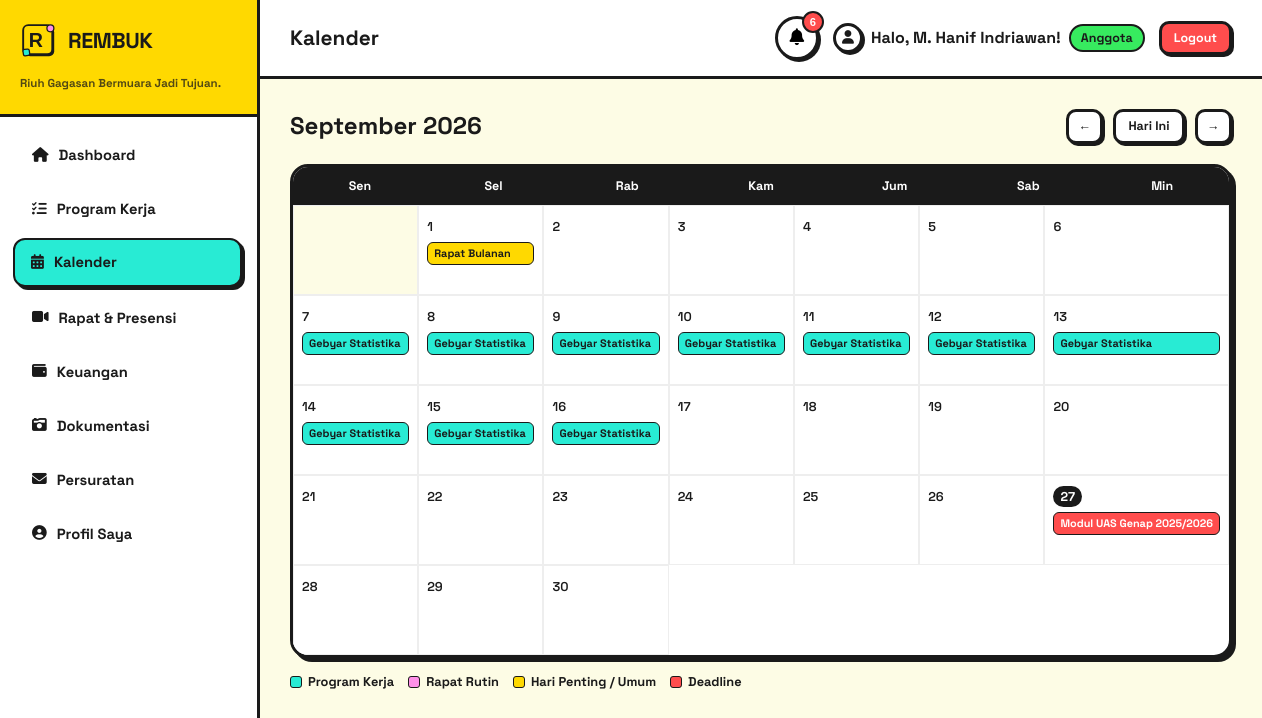
The app's page /kalender/index.php (signed in) with its own data.
### tables this page shows
CREATE TABLE `agenda` (
  `id` int(11) NOT NULL,
  `judul` varchar(200) NOT NULL,
  `deskripsi` text DEFAULT NULL,
  `tanggal` date NOT NULL,
  `kategori` enum('umum','penting','deadline') DEFAULT 'umum',
  `divisi_id` int(11) DEFAULT NULL,
  `created_by` int(11) DEFAULT NULL,
  `created_at` timestamp NOT NULL DEFAULT current_timestamp()
);

CREATE TABLE `proker` (
  `id` int(11) NOT NULL,
  `nama_proker` varchar(200) NOT NULL,
  `divisi_id` int(11) NOT NULL,
  `deskripsi` text DEFAULT NULL,
  `tanggal_pelaksanaan` date NOT NULL,
  `tanggal_selesai` date DEFAULT NULL,
  `status` enum('To-do','In Progress','Done') DEFAULT 'To-do',
  `progress_persen` int(11) DEFAULT 0,
  `created_by` int(11) DEFAULT NULL,
  `created_at` timestamp NOT NULL DEFAULT current_timestamp()
);

### includes/notifications.php (called while the page is built, shortened)
<?php
function getNotifications(PDO $pdo): array {
    $items = [];
    try {
        $stmt = $pdo->query(
            "SELECT id, nama_proker, tanggal_pelaksanaan, tanggal_selesai,
                    LEAST(
                        DATEDIFF(COALESCE(tanggal_selesai, tanggal_pelaksanaan), CURDATE()),
                        DATEDIFF(tanggal_pelaksanaan, CURDATE())
                    ) AS sisa_hari
             FROM proker
             WHERE status != 'Done'
               AND (tanggal_pelaksanaan BETWEEN CURDATE() AND DATE_ADD(CURDATE(), INTERVAL 7 DAY)
                    OR tanggal_selesai BETWEEN CURDATE() AND DATE_ADD(CURDATE(), INTERVAL 7 DAY)
                    OR (COALESCE(tanggal_selesai, tanggal_pelaksanaan) < CURDATE()))
             ORDER BY (COALESCE(tanggal_selesai, tanggal_pelaksanaan) < CURDATE()) ASC,
                      ABS(DATEDIFF(COALESCE(tanggal_selesai, tanggal_pelaksanaan), CURDATE())) ASC
             LIMIT 5"
        );
        $deadlines = $stmt ? $stmt->fetchAll() : [];
        foreach ($deadlines as $d) {
            $tglAcuan = $d['tanggal_selesai'] ?? $d['tanggal_pelaksanaan'];
            $sisa = (int) round((strtotime($tglAcuan) - strtotime(date('Y-m-d'))) / 86400);
            $label = $sisa < 0 ? 'Terlewat ' . abs($sisa) . ' hari' : ($sisa === 0 ? 'Hari ini' : 'H-' . $sisa);
            $items[] = [
                'icon' => 'fa-flag-checkered',
                'title' => 'Deadline ' . $label . ': ' . $d['nama_proker'],
                'desc' => tanggalIndo($tglAcuan, true, true),
                'url' => BASE_URL . '/proker/detail.php?id=' . $d['id'],
                'tone' => $sisa < 0 ? 'red' : 'yellow',
            ];
        }
    } catch (Throwable $e) {  }
    try {
        $stmt = $pdo->query(
            "SELECT id, judul, tanggal FROM agenda
             WHERE kategori = 'deadline' AND tanggal BETWEEN CURDATE() AND DATE_ADD(CURDATE(), INTERVAL 7 DAY)
             ORDER BY tanggal ASC LIMIT 3"
        );
        $agendas = $stmt ? $stmt->fetchAll() : [];
        foreach ($agendas as $a) {
            $sisa = (int) round((strtotime($a['tanggal']) - strtotime(date('Y-m-d'))) / 86400);
            $items[] = [
                'icon' => 'fa-calendar-xmark',
                'title' => 'Agenda deadline H-' . $sisa . ': ' . $a['judul'],
                'desc' => tanggalIndo($a['tanggal'], true, true),
                'url' => BASE_URL . '/kalender/index.php?tanggal=' . $a['tanggal'],
                'tone' => 'cyan',
            ];
        }
    } catch (Throwable $e) {  }
    return ['total' => count($items), 'items' => $items];
}

### kalender/index.php (the view, shortened to what this page needs)
<?php
require_once '../includes/init.php';
$bulan = (int) ($_GET['bulan'] ?? date('n'));
$tahun = (int) ($_GET['tahun'] ?? date('Y'));
$awalBulan = "$tahun-" . str_pad($bulan, 2, '0', STR_PAD_LEFT) . "-01";
$akhirBulan = date('Y-m-t', strtotime($awalBulan));
$isBPH = $_SESSION['role'] === 'BPH';
$divisiUser = $_SESSION['divisi_id'];
$sqlProker = "SELECT p.id, p.nama_proker AS judul, p.tanggal_pelaksanaan, p.tanggal_selesai, d.nama_divisi
              FROM proker p JOIN divisi d ON d.id = p.divisi_id
              WHERE (p.tanggal_pelaksanaan <= ? AND (p.tanggal_selesai IS NULL OR p.tanggal_selesai >= ?) OR (p.tanggal_selesai IS NULL AND p.tanggal_pelaksanaan BETWEEN ? AND ?))";
$paramsProker = [$akhirBulan, $awalBulan, $awalBulan, $akhirBulan];
$stmtProker = $pdo->prepare($sqlProker);
$stmtProker->execute($paramsProker);
$semuaProker = $stmtProker->fetchAll();
$sqlAgenda = "SELECT a.id, a.judul, a.tanggal, a.kategori, a.deskripsi, a.created_by, d.nama_divisi
              FROM agenda a LEFT JOIN divisi d ON d.id = a.divisi_id
              WHERE a.tanggal BETWEEN ? AND ?";
$paramsAgenda = [$awalBulan, $akhirBulan];
if (!$isBPH) { $sqlAgenda .= " AND (a.divisi_id IS NULL OR a.divisi_id = ?)"; $paramsAgenda[] = $divisiUser; }
$stmtAgenda = $pdo->prepare($sqlAgenda);
$stmtAgenda->execute($paramsAgenda);
$semuaAgenda = $stmtAgenda->fetchAll();
$eventPerHari = [];
foreach ($semuaProker as $p) {
    $mulai = max(strtotime($p['tanggal_pelaksanaan']), strtotime($awalBulan));
    $selesai = min(strtotime($p['tanggal_selesai'] ?? $p['tanggal_pelaksanaan']), strtotime($akhirBulan));
    for ($t = $mulai; $t <= $selesai; $t += 86400) {
        $eventPerHari[date('Y-m-d', $t)][] = ['tipe' => 'proker', 'judul' => $p['judul'], 'divisi' => $p['nama_divisi'], 'id' => $p['id']];
    }
}
foreach ($semuaAgenda as $a) {
    $eventPerHari[$a['tanggal']][] = ['tipe' => 'agenda', 'id' => $a['id'], 'created_by' => $a['created_by'], 'judul' => $a['judul'], 'kategori' => $a['kategori'], 'deskripsi' => $a['deskripsi'], 'divisi' => $a['nama_divisi']];
}
$namaBulan = ['', 'Januari','Februari','Maret','April','Mei','Juni','Juli','Agustus','September','Oktober','November','Desember'];
$hariDalamBulan = (int) date('t', strtotime($awalBulan));
$hariPertama = (int) date('N', strtotime($awalBulan));
$hariIni = date('Y-m-d');
$tanggalDipilih = $_GET['tanggal'] ?? null;
require_once '../includes/header.php';
?>
<div class="flex-between page-header">
    <h2 class="page-title"><?= $namaBulan[$bulan] ?> <?= $tahun ?></h2>
    <div class="calendar-toolbar">
        <a href="?bulan=<?= $bulan - 1 ?>&amp;tahun=<?= $tahun ?>" class="neo-btn neo-btn-outline neo-btn-sm no-link" aria-label="Bulan sebelumnya">&larr;</a>
        <a href="?bulan=<?= date('n') ?>&amp;tahun=<?= date('Y') ?>" class="neo-btn neo-btn-outline neo-btn-sm no-link">Hari Ini</a>
        <a href="?bulan=<?= $bulan + 1 ?>&amp;tahun=<?= $tahun ?>" class="neo-btn neo-btn-outline neo-btn-sm no-link" aria-label="Bulan berikutnya">&rarr;</a>
    </div>
</div>
<div class="neo-card table-card calendar-card">
    <div class="calendar-scroll">
    <div class="calendar-weekdays">
        <?php foreach (['Sen', 'Sel', 'Rab', 'Kam', 'Jum', 'Sab', 'Min'] as $h): ?>
            <div class="calendar-weekday"><?= $h ?></div>
        <?php endforeach; ?>
    </div>
    <div class="calendar-grid">
        <?php for ($i = 1; $i < $hariPertama; $i++): ?>
            <div class="calendar-day calendar-day--empty" aria-hidden="true"></div>
        <?php endfor; ?>
        <?php for ($tgl = 1; $tgl <= $hariDalamBulan; $tgl++): ?>
            <?php
            $keyTanggal = sprintf('%04d-%02d-%02d', $tahun, $bulan, $tgl);
            $events = $eventPerHari[$keyTanggal] ?? [];
            $isToday = $keyTanggal === $hariIni;
            $isSelected = $keyTanggal === $tanggalDipilih;
            ?>
            <a href="?bulan=<?= $bulan ?>&amp;tahun=<?= $tahun ?>&amp;tanggal=<?= $keyTanggal ?>" class="calendar-day<?= $isSelected ? ' is-selected' : '' ?>">
                <span class="calendar-day-number<?= $isToday ? ' is-today' : '' ?>"><?= $tgl ?></span>
                <?php foreach (array_slice($events, 0, 2) as $ev): ?>
                    <?php
                    $isDeadline = $ev['tipe'] === 'agenda' && ($ev['kategori'] ?? '') === 'deadline';
                    $toneClass = $ev['tipe'] === 'proker' ? 'calendar-tone-proker' : ($ev['tipe'] === 'rapat' ? 'calendar-tone-rapat' : ($isDeadline ? 'calendar-tone-deadline' : 'calendar-tone-general'));
                    ?>
                    <div class="calendar-event <?= $toneClass ?><?= $isDeadline ? ' calendar-event--deadline' : '' ?>"><?= e($ev['judul']) ?></div>
                <?php endforeach; ?>
            </a>
        <?php endfor; ?>
    </div>
    </div>
</div>
<div class="calendar-legend">
    <span class="calendar-legend-item"><span class="calendar-legend-swatch calendar-tone-proker"></span> Program Kerja</span>
    <span class="calendar-legend-item"><span class="calendar-legend-swatch calendar-tone-rapat"></span> Rapat Rutin</span>
    <span class="calendar-legend-item"><span class="calendar-legend-swatch calendar-tone-general"></span> Hari Penting / Umum</span>
    <span class="calendar-legend-item"><span class="calendar-legend-swatch calendar-tone-deadline"></span> Deadline</span>
</div>
<?php require_once '../includes/footer.php'; ?>

### assets/css/neobrutalism.css (style rules this page uses)
:root { --bg-color: #fdfce5; --main-black: #1a1a1a; --accent-yellow: #ffd900; --accent-pink: #ff90e8; --accent-cyan: #28ebd4; --accent-green: #37eb5f; --accent-red: #ff4d4d; --shadow-solid: 4px 4px 0px var(--main-black); --shadow-lift: 6px 6px 0px var(--main-black); --radius-card: 18px; --radius-btn: 999px; --radius-btn-square: 10px; --ease: cubic-bezier(.2,.8,.2,1); }
* { box-sizing: border-box; }
body { background-color: var(--bg-color); color: var(--main-black); font-family: 'Space Grotesk', 'Courier New', monospace; margin: 0; line-height: 1.5; }
h1, h2, h3, h4 { line-height: 1.25; }
.neo-card { background-color: #ffffff; border: 3px solid var(--main-black); border-radius: var(--radius-card); box-shadow: var(--shadow-solid); padding: 24px; transition: transform 0.2s var(--ease), box-shadow 0.2s var(--ease); }
.neo-btn { background-color: var(--accent-cyan); color: var(--main-black); border: 3px solid var(--main-black); border-radius: var(--radius-btn); padding: 11px 24px; font-weight: 700; cursor: pointer; box-shadow: var(--shadow-solid); font-size: 0.95rem; transition: all 0.15s var(--ease); display: inline-flex; align-items: center; text-decoration: none; gap: 6px; }
.neo-btn-outline { background-color: #fff; }
.neo-btn-sm { padding: 5px 12px; font-size: 0.78rem; border-radius: var(--radius-btn-square); box-shadow: 2px 2px 0px var(--main-black); }
.flex-between { display: flex; justify-content: space-between; align-items: center; flex-wrap: wrap; gap: 12px; }
.page-header, .page-heading { display: flex; justify-content: space-between; align-items: center; flex-wrap: wrap; gap: 14px; margin-bottom: 20px; }
.page-title, .section-title, .modal-title { margin: 0; font-weight: 800; }
.no-link { color: var(--main-black); font-weight: 700; text-decoration: none; }
.table-card { padding: 0; overflow-x: auto; background: #fff; }
.calendar-toolbar { display: flex; gap: 10px; align-items: center; flex-wrap: wrap; }
.calendar-card { overflow: hidden; }
.calendar-scroll { overflow-x: auto; }
.calendar-weekdays, .calendar-grid { display: grid; grid-template-columns: repeat(7, 1fr); }
.calendar-weekdays { background: var(--main-black); }
.calendar-weekday { padding: 10px; color: #fff; font-size: 0.78rem; font-weight: 700; text-align: center; }
.calendar-day { display: block; min-height: 90px; padding: 8px; border: 1px solid #eee; background-color: #fff; color: inherit; text-decoration: none; }
.calendar-day--empty { background-color: var(--bg-color); }
.calendar-day-number { font-size: 0.8rem; font-weight: 600; }
.calendar-day-number.is-today { padding: 2px 7px; border-radius: var(--radius-btn); background: var(--main-black); color: #fff; font-weight: 800; }
.calendar-tone-proker { --calendar-tone: var(--accent-cyan); }
.calendar-tone-general { --calendar-tone: var(--accent-yellow); }
.calendar-tone-deadline { --calendar-tone: var(--accent-red); }
.calendar-event { margin-top: 4px; padding: 2px 6px; overflow: hidden; border: 1.5px solid var(--main-black); border-radius: 6px; background-color: var(--calendar-tone); color: var(--main-black); font-size: 0.68rem; font-weight: 700; text-overflow: ellipsis; white-space: nowrap; }
.calendar-event--deadline { color: #fff; }
.calendar-legend { display: flex; gap: 14px; margin-top: 14px; flex-wrap: wrap; }
.calendar-legend-item { display: flex; align-items: center; gap: 6px; font-size: 0.8rem; font-weight: 700; }
.calendar-legend-swatch { display: inline-block; width: 12px; height: 12px; border: 1.5px solid var(--main-black); border-radius: 3px; background-color: var(--calendar-tone); }
.calendar-tone-rapat { --calendar-tone: var(--accent-pink); }

### records on screen
agenda: judul "Rapat Bulanan"
proker: nama_proker "Gebyar Statistika"
agenda: judul "Modul UAS Genap 2025/2026"

### other values on screen
APP_NAME "REMBUK"
APP_TAGLINE "Riuh Gagasan Bermuara Jadi Tujuan."
$pageTitle "Kalender"
$notif_total "6"
$user_nama "M. Hanif Indriawan"
$user_role "Anggota"
$namaBulan[$bulan] "September"
$tahun "2026"
$h "Sen"
$h "Sel"
$h "Rab"
$h "Kam"
$h "Jum"
$h "Sab"
$h "Min"
